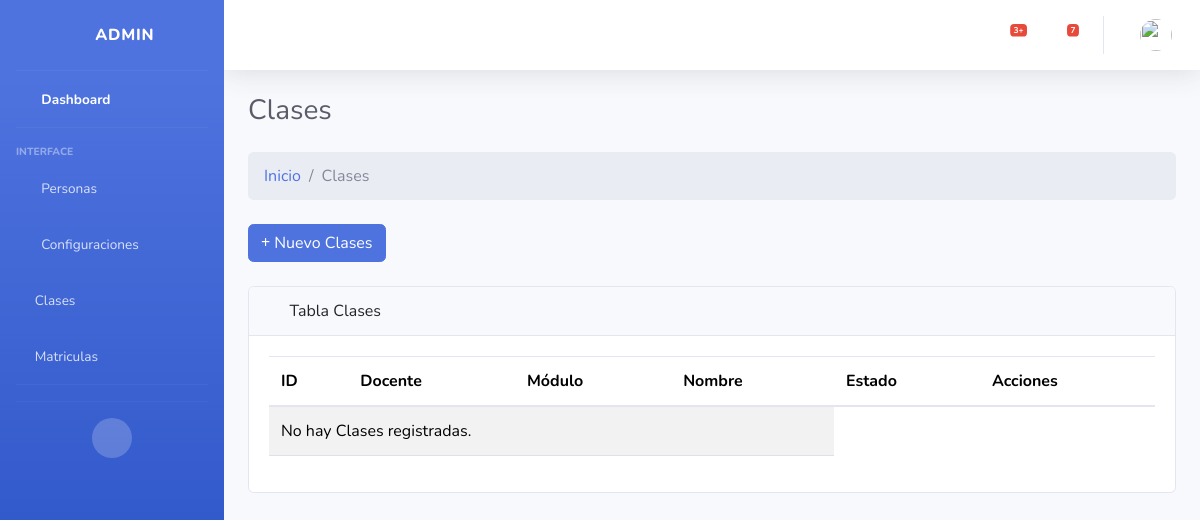
Page /clase/ on the earlier database version.
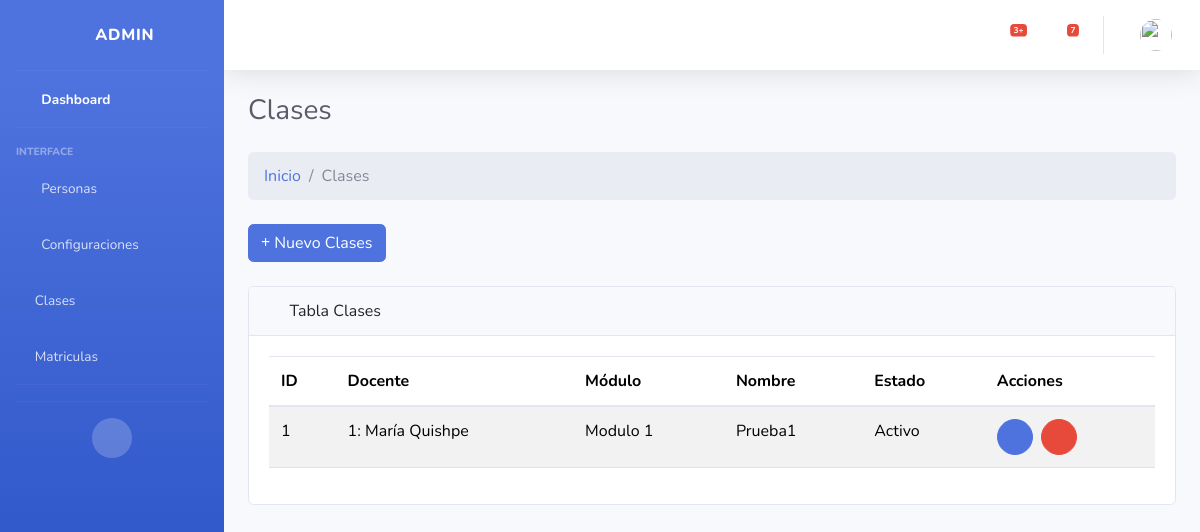
Same page on the later database version.
### Aplicaciones/core/models.py (models this page shows, shortened)
class Clases (models.Model):
    cla_id = models.AutoField(primary_key=True)
    fk_docente = models.ForeignKey(Docentes,verbose_name='Docente',on_delete=models.CASCADE)
    fk_modulo = models.ForeignKey(Modulos,verbose_name='Modulo',on_delete=models.CASCADE)
    cla_nombre = models.CharField(max_length=100,null=False,verbose_name="Clase:")
    cla_estado = models.BooleanField(default=True,verbose_name='Estado:')
    cla_fecha_creacion = models.DateTimeField(auto_now_add=True,verbose_name='Creado el:')
    cla_fecha_actualizacion = models.DateTimeField(auto_now=True,verbose_name='Actualizado el:')

class Docentes(models.Model):
    doc_id = models.AutoField(primary_key=True)
    fk_id_persona = models.ForeignKey(Personas,verbose_name='Persona',on_delete=models.CASCADE)
    doc_cargo = models.CharField(max_length=100,default="Null",null=False,verbose_name="Cargo:")
    doc_fotografia = models.ImageField(upload_to='docentes/',default='Sin Foto',verbose_name="Fotografía:")
    doc_estado = models.BooleanField(default=True,verbose_name='Estado:')
    def __str__(self):
        return f"{self.doc_id}: {self.fk_id_persona.fk_id_usuario.first_name} {self.fk_id_persona.fk_id_usuario.last_name}"

class Personas(models.Model):
    per_id = models.AutoField(primary_key=True)
    fk_id_usuario = models.ForeignKey(User,verbose_name='Usuario',on_delete=models.CASCADE)
    per_segundo_nombre = models.CharField(max_length=50,default="Null",null=False,verbose_name="Segundo nombre:")
    per_segundo_apellido = models.CharField(max_length=50,default="Null",null=False,verbose_name="Segundo apellido:")
    per_fecha_nacimiento = models.DateField(default="Null",verbose_name="Fecha de nacimiento:")
    per_cedula = models.CharField(max_length=15,default="Null",null=False,verbose_name="Cédula:")
    per_telefono = models.CharField(max_length=15,default="Null",null=True,verbose_name="Teléfono:")
    per_fecha_actualizacion = models.DateTimeField(auto_now=True,verbose_name='Actualizado el:')

class Modulos(models.Model):
    mod_id = models.AutoField(primary_key=True)
    mod_nombre = models.CharField(max_length=50,null=False,unique=True,verbose_name="Nombre del modulo:")
    mod_descripcion = models.CharField(max_length=100,null=False,verbose_name="Descripción del modulo:")
    mod_estado = models.BooleanField(default=True,verbose_name='Estado:')
    mod_fecha_creacion = models.DateTimeField(auto_now_add=True,verbose_name='Creado el:')
    mod_fecha_actualizacion = models.DateTimeField(auto_now=True,verbose_name='Actualizado el:')
    def __str__(self):
        return f"{self.mod_id}: {self.mod_nombre}"

### Aplicaciones/core/views/crud_clase_views.py (the view, shortened to what this page needs)
# urls.py: path('clase/', crud_clase_views.index, name='clase_index'),
def index(request):
    clases = Clases.objects.all()
    form = ClasesForm()
    docentes = Docentes.objects.filter(doc_estado=True)
    modulos = Modulos.objects.filter(mod_estado=True)
    clase_a_editar = None  # Para usar si queremos reabrir el modal con errores
    form_editar = None
    return render(request, 'clases/Index.html', {
        'clases': clases,
        'form': form,
        'docentes': docentes,
        'modulos': modulos,
        'form_editar': form_editar,
        'clase_a_editar': clase_a_editar,
    })

### Aplicaciones/core/templates/clases/Index.html (shortened to what this page needs)
{% extends "plantillas/MasterAdmin.html" %}
{% load static %}
{% block content %}
<div class="container-fluid ">
    <div class="d-sm-flex align-items-center justify-content-between mb-4">
        <h1 class="h3 mb-0 text-gray-800">Clases</h1>
    </div>
    <ol class="breadcrumb mb-4">
        <li class="breadcrumb-item"><a href="{% url 'core_admin' %}">Inicio</a></li>
        <li class="breadcrumb-item active">Clases</li>
    </ol>
    <div class="mb-4">
        <a href="#" class="btn btn-primary" type="button" data-bs-toggle="modal" data-bs-target="#modalCrear"><i
                class="fas fa-plus"></i> Nuevo
            Clases</a>
    </div>
    <div class="card mb-4">
        <div class="card-header">
            <i class="fas fa-table me-1"></i>
            Tabla Clases
        </div>
        <div class="card-body">
            <div class="table-responsive">
                <table class="table table-striped" id="tbl-admin" width="100%" cellspacing="0">
                    <thead>
                        <tr>
                            <th>ID</th>
                            <th>Docente</th>
                            <th>Módulo</th>
                            <th>Nombre</th>
                            <th>Estado</th>
                            <th>Acciones</th>
                        </tr>
                    </thead>
                    <tbody>
                        {% for clase in clases %}
                            <tr>
                                <td>{{ clase.cla_id }}</td>
                                <td>
                                    {{ clase.fk_docente }}
                                <td>{{ clase.fk_modulo.mod_nombre }}</td>
                                <td>{{ clase.cla_nombre }}</td>
                                <td>
                                    {% if clase.cla_estado %}
                                        Activo
                                    {% else %}
                                        Inactivo
                                    {% endif %}
                                </td>
                                <td>
                                    <div class="d-flex gap-2">
                                        <a href="#" class="btn btn-sm btn-primary rounded-circle d-flex align-items-center justify-content-center"
                                            style="width: 36px; height: 36px;" data-bs-toggle="modal" data-bs-target="#modalEditar{{ clase.cla_id }}"><i
                                                class="fas fa-edit"></i></a>
                                        <a href="#" class="btn btn-sm btn-danger rounded-circle d-flex align-items-center justify-content-center"
                                            style="width: 36px; height: 36px;" data-bs-toggle="modal" data-bs-target="#modalEliminar{{ clase.cla_id }}"><i
                                                class="fas fa-trash"></i></a>
                                    </div>
                                </td>
                            </tr>
                        {% empty %}
                        <tr>
                            <td colspan="4">No hay Clases registradas.</td>
                        </tr>
                        {% endfor %}
                    </tbody>
                </div>
            </div>
        </div>
    </div>
</div>
{% endblock %}

Differences in the rows shown:
added Clases: cla_id "1", fk_docente "1: María Quishpe", fk_modulo.mod_nombre "Modulo 1", cla_nombre "Prueba1", cla_estado "Activo"
Other differences:
text no longer shown: "No hay Clases registradas."
